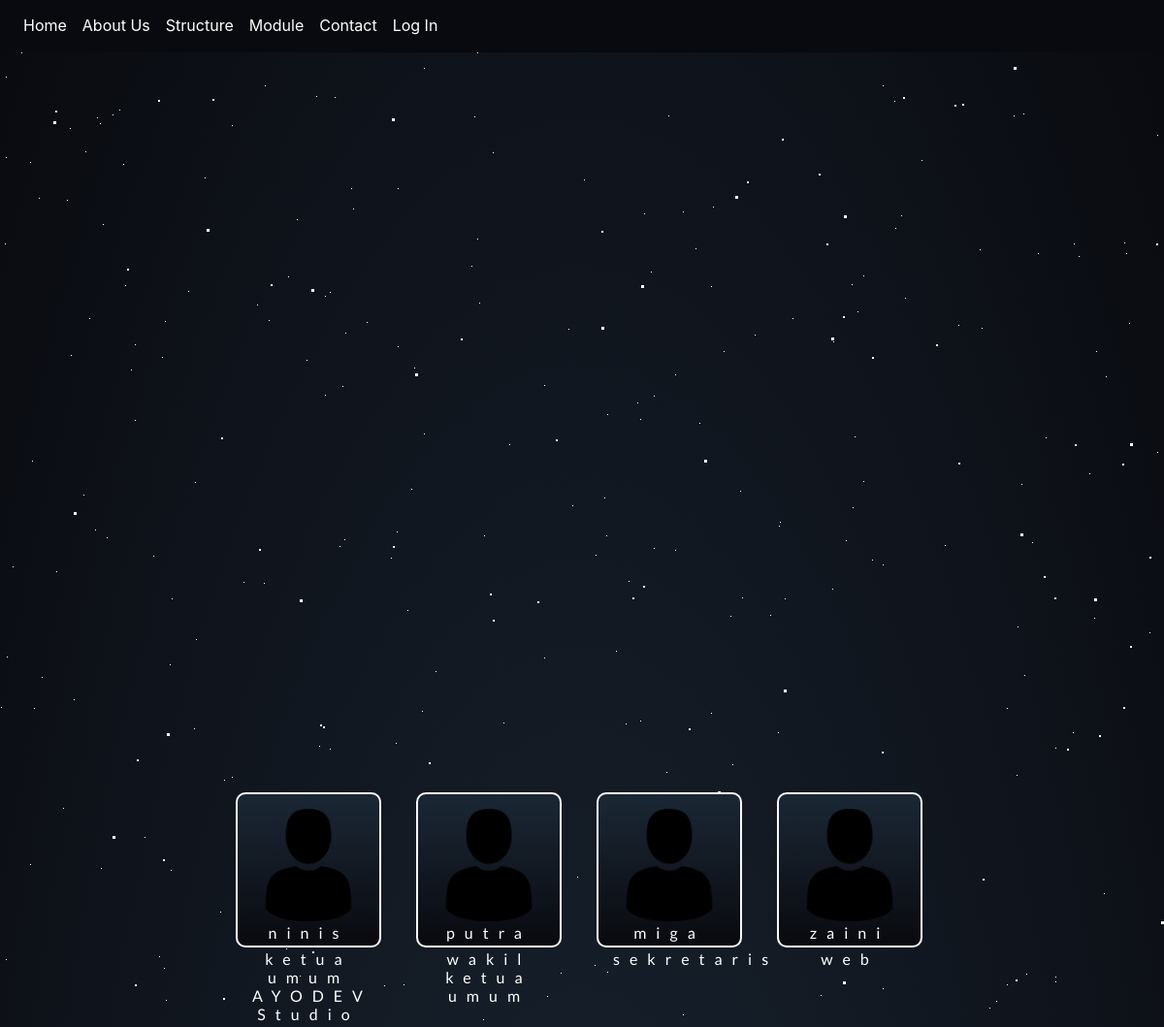
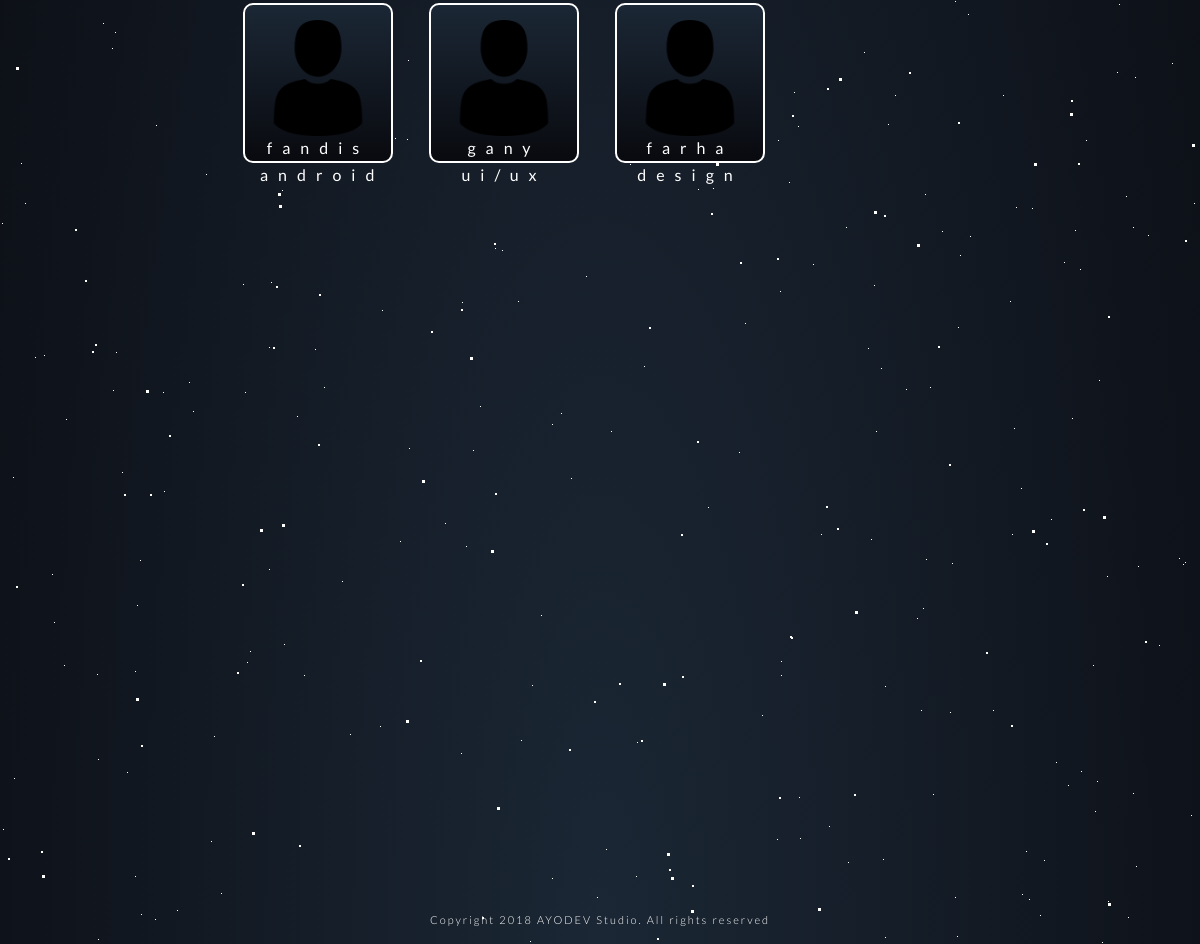
Page /index.php/pages/structure on the committed database (2 pictures, top to bottom).
### tables this page shows
CREATE TABLE `mentor` (
  `id` int(11) NOT NULL,
  `name` varchar(255) NOT NULL,
  `jabatan` varchar(255) NOT NULL,
  `photo` varchar(255) NOT NULL
);

### application/controllers/Pages.php (called while the page is built, shortened)
<?php
class Pages extends CI_Controller {
	public function structure()
	{
		$this->load->model('Structure_model');
		$data['mentor'] = $this->Structure_model->get_data();
        $this->load->view('pages/structure', $data);
	}
}

### index.php (called while the page is built, shortened)
<?php
require_once BASEPATH.'core/CodeIgniter.php';

### application/models/Structure_model.php (called while the page is built, shortened)
<?php
class Structure_model extends CI_Model {
	public function get_data()
    {
        $query = $this->db->get('mentor');
        if($query->num_rows() > 0){
            $result = $query->result_array();
            return $result;
        }else{
            return false;
        }
    }
}

### application/views/pages/structure.php (the view, shortened to what this page needs)
<!DOCTYPE html>
<html lang="en">
<head>
    <link rel="stylesheet" href="https://stackpath.bootstrapcdn.com/bootstrap/4.1.1/css/bootstrap.min.css">
    <link rel="stylesheet" type="text/css" href="<?php echo base_url(); ?>asset/css/style.css">
</head>
<body>
    <nav class="navbar navbar-expand-lg navbar-light" style="margin-top: -8px;">
  		<div class="collapse navbar-collapse" id="navbarNavDropdown">
    	<ul class="navbar-nav">
      		<li class="nav-item">
      		<a class="nav-link" style="color: #FFF" href="<?php echo base_url() ?>">Home</a>
      		</li>
      		<li class="nav-item">
            <a class="nav-link" style="color: #FFF" href="<?php echo base_url() ?>">About Us</a>
        	</li>
        	<li class="nav-item">
            <a class="nav-link" style="color: #FFF" href="<?php echo base_url() ?>Pages/structure">Structure</a>
        	</li>
        	<li class="nav-item">
            <a class="nav-link" style="color: #FFF" href="<?php echo base_url() ?>">Module</a>
        	</li>
        	<li class="nav-item">
            <a class="nav-link" style="color: #FFF" href="<?php echo base_url() ?>">Contact</a>
        	</li>
            <?php if (!$this->session->userdata('logged_in') && !$this->session->userdata('admin')):?>
            <li class="nav-item">
            <a class="nav-link" style="color: #FFF" href="<?php echo base_url() ?>User/login">Log In</a>
        	</li>
            <?php endif; ?>
     	</ul>
  		</div>
	</nav>
    <div id='title'>
    <div class="row" id="row-1">
    <center>
    	<div class="col-md-10">
         	<div class="row" style="margin-top: -150px;" >
                <?php
                foreach ($mentor as $key):
                ?>
    			<div class="col-sm-2" style="margin-top: 85px;">
				<img class="card-img-top" src="<?php echo base_url('asset/mentor/'.$key['photo']); ?>" style="padding-top: 15px;">
                <div class="caption" style="margin-top: 2px;">
                <h6><?php echo $key['name'] ?></h6>
                <h6><?php echo $key['jabatan'] ?></h6>
                </div>
                </div>
                <?php
                    endforeach;
                ?>
    		</div>
    		<br>
  		</div>
  		</center>
  	</div>
 <div class="footer">
            <p>Copyright 2018 AYODEV Studio. All rights reserved</p>
            </div
        </span>
    </div>
</body>
</html>

### asset/css/style.css (style rules this page uses)
html { height: 100%; background: radial-gradient(ellipse at bottom, #1b2735 0%, #090a0f 100%); }

### application/views/pages/structure.php (style rules this page uses)
#title { position: absolute; top: 50%; left: 0; right: 0; color: #FFF; text-align: center; font-family: "lato", sans-serif; font-weight: 300; font-size: 50px; letter-spacing: 10px; margin-top: -120px; padding-left: 150px; }
.navbar { background: #090a0f !important; overflow: hidden; }
.col-sm-2 { border: 2px solid; background: linear-gradient( #1b2735 , #090a0f ); border-radius: 10px; height: 160px; width:48%; margin:0 2% ; }
.footer { font-size: 11px; margin-top: 330px; position: fixed; left: 0; bottom: 0; width: 100%; color: white; text-align: center; letter-spacing: 2px; }

### rows in the picture
mentor: photo (picture), name "ninis", jabatan "ketua umum AYODEV Studio"
mentor: photo (picture), name "putra", jabatan "wakil ketua umum"
mentor: photo (picture), name "miga", jabatan "sekretaris"
mentor: photo (picture), name "zaini", jabatan "web"
mentor: photo (picture), name "fandis", jabatan "android"
mentor: photo (picture), name "gany", jabatan "ui/ux"
mentor: photo (picture), name "farha", jabatan "design"
